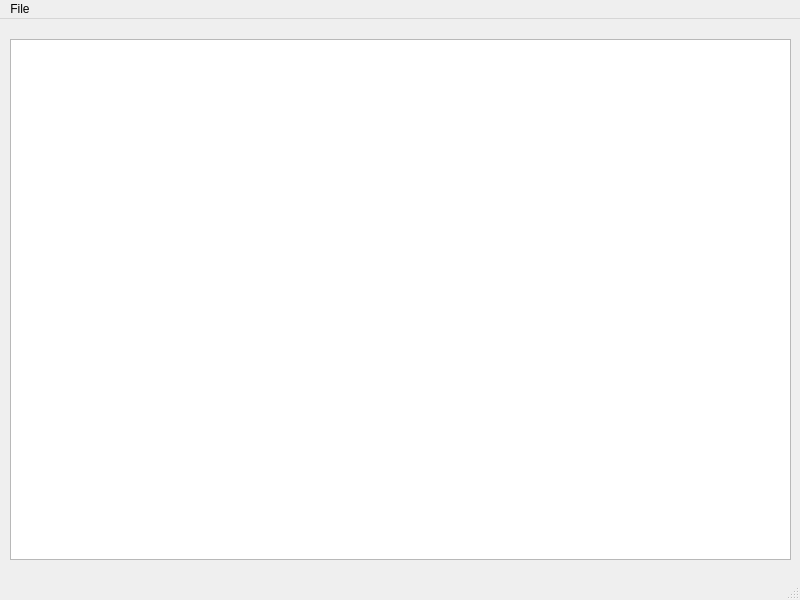
<?xml version="1.0" encoding="UTF-8"?>
<ui version="4.0">
 <class>MainWindow</class>
 <widget class="QMainWindow" name="MainWindow">
  <property name="geometry">
   <rect>
    <x>0</x>
    <y>0</y>
    <width>800</width>
    <height>600</height>
   </rect>
  </property>
  <property name="windowTitle">
   <string>MainWindow</string>
  </property>
  <widget class="QWidget" name="centralwidget">
   <widget class="QTableWidget" name="tableWidget">
    <property name="geometry">
     <rect>
      <x>10</x>
      <y>20</y>
      <width>781</width>
      <height>521</height>
     </rect>
    </property>
   </widget>
  </widget>
  <widget class="QMenuBar" name="menubar">
   <property name="geometry">
    <rect>
     <x>0</x>
     <y>0</y>
     <width>800</width>
     <height>26</height>
    </rect>
   </property>
   <widget class="QMenu" name="menuFile">
    <property name="title">
     <string>File</string>
    </property>
    <addaction name="actionOpen"/>
    <addaction name="actionSave"/>
   </widget>
   <addaction name="menuFile"/>
  </widget>
  <widget class="QStatusBar" name="statusbar"/>
  <action name="actionOpen">
   <property name="text">
    <string>Open</string>
   </property>
  </action>
  <action name="actionSave">
   <property name="text">
    <string>Save</string>
   </property>
  </action>
 </widget>
 <resources/>
 <connections/>
</ui>
